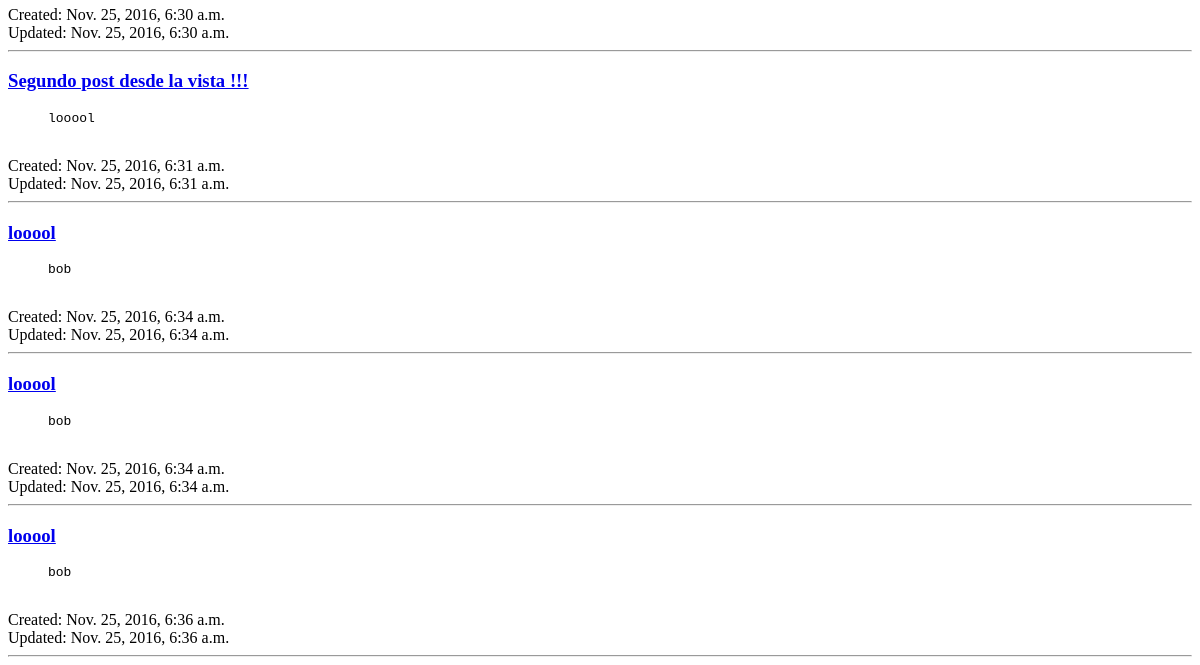
The app's page /posts/ (lower part), older data.
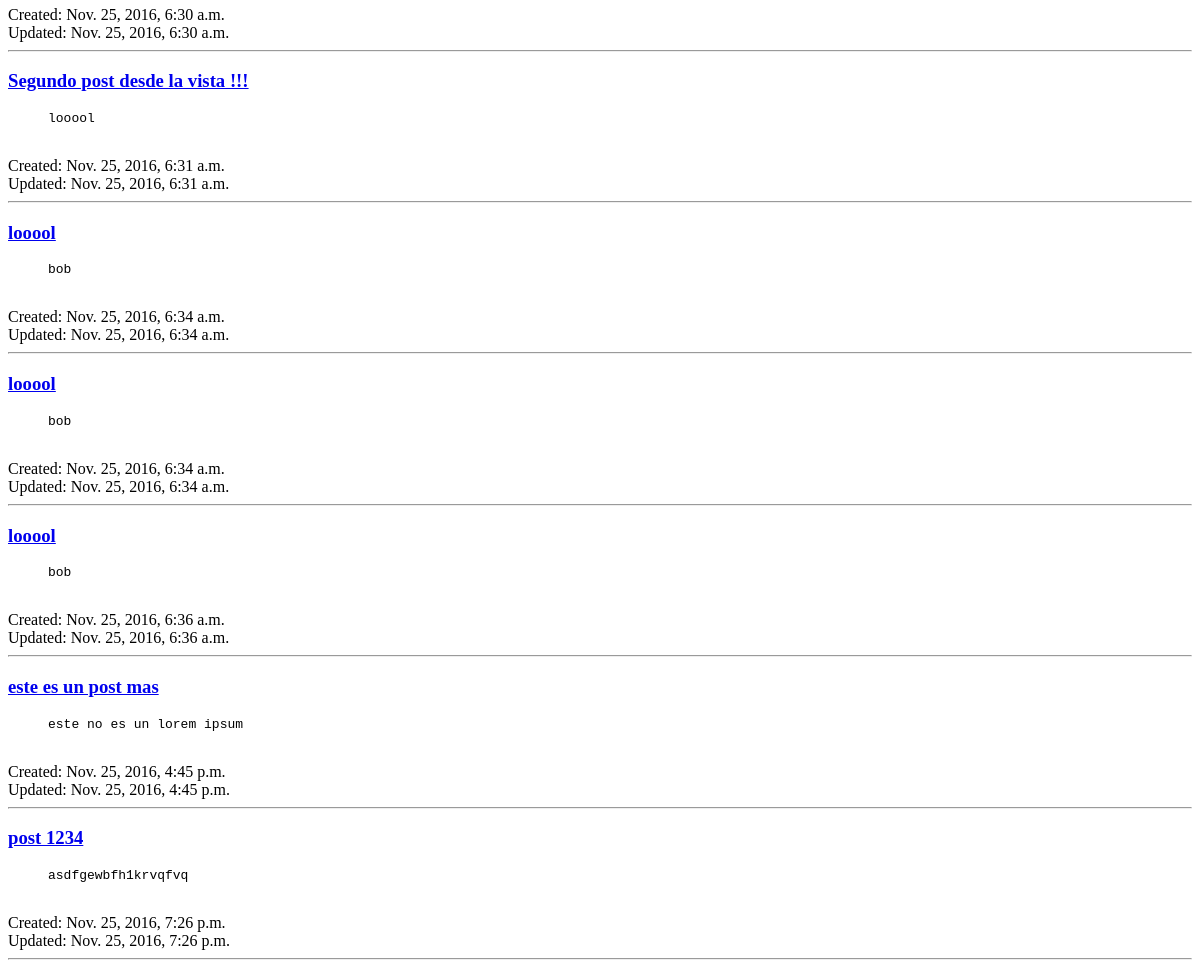
The same page, newer data.
### blog/models.py (models this page shows, shortened)
class Post(models.Model):
	title = models.CharField(max_length=120)
	content = models.TextField()
	updated = models.DateTimeField(auto_now=True, auto_now_add=False)
	timestamp = models.DateTimeField(auto_now=False, auto_now_add=True)
	def get_absolute_url(self):
		return reverse('posts:detail', kwargs={'id': self.id})

### blog/views.py (the view)
def post_list(request):
	posts = Post.objects.all()
	context = {
		'title': 'Blog',
		'message': "Hola a todos!!",
		'posts': posts
	}
	return render(request, "post_list.html", context)

### templates/post_list.html (shortened to what this page needs)
<!DOCTYPE html>
<html>
<head>
	<link rel="stylesheet" href="">
</head>
<body>
	{% for post in posts %}
	<div>
	<h3><a href='{{ post.get_absolute_url }}'>{{ post.title }}</a></h3>
	{% if post.content|length < 500 %}
	<pre><blockquote>{{ post.content}}</blockquote></pre>
	<br>
	{% else %}
	<pre><blockquote>{{ post.content|truncatechars:500 }} <a href='{{ post.get_absolute_url }}'>Ver Mas</a></blockquote></pre>
	<br>
	{% endif %}
	Created: {{ post.timestamp }}
	<br>
	Updated: {{ post.updated }}
	</div>
	<hr>
	{% endfor %}
</body>
</html>

Row changes from the older to the newer data that the page shows:
added Post: title "este es un post mas", content "este no es un lorem ipsum", timestamp "Nov. 25, 2016, 4:45 p.m.", updated "Nov. 25, 2016, 4:45 p.m."
added Post: title "post 1234", content "asdfgewbfh1krvqfvq", timestamp "Nov. 25, 2016, 7:26 p.m.", updated "Nov. 25, 2016, 7:26 p.m."
